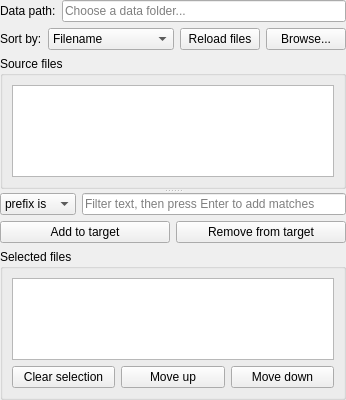
      <widget class="QSplitter" name="splitter">
       <property name="orientation">
        <enum>Qt::Orientation::Vertical</enum>
       </property>
       <widget class="QWidget" name="layoutWidget">
        <layout class="QVBoxLayout" name="verticalLayout">
         <item>
          <layout class="QHBoxLayout" name="horizontalLayout_6">
           <item>
            <widget class="QLabel" name="label_2">
             <property name="sizePolicy">
              <sizepolicy hsizetype="Minimum" vsizetype="Preferred">
               <horstretch>0</horstretch>
               <verstretch>0</verstretch>
              </sizepolicy>
             </property>
             <property name="text">
              <string>Data path:</string>
             </property>
            </widget>
           </item>
           <item>
            <widget class="QLineEdit" name="work_dir">
             <property name="minimumSize">
              <size>
               <width>200</width>
               <height>0</height>
              </size>
             </property>
             <property name="maximumSize">
              <size>
               <width>16777215</width>
               <height>16777215</height>
              </size>
             </property>
             <property name="toolTip">
              <string>Select the folder containing XPCS runs to populate the source list.</string>
             </property>
             <property name="accessibleName">
              <string>Data path</string>
             </property>
             <property name="accessibleDescription">
              <string>Folder path used to load available runs into the source list.</string>
             </property>
             <property name="placeholderText">
              <string>Choose a data folder...</string>
             </property>
             <property name="clearButtonEnabled">
              <bool>true</bool>
             </property>
            </widget>
           </item>
          </layout>
         </item>
         <item>
          <layout class="QHBoxLayout" name="horizontalLayout_2">
           <item>
            <widget class="QLabel" name="label_56">
             <property name="text">
              <string>Sort by:</string>
             </property>
            </widget>
           </item>
           <item>
            <widget class="QComboBox" name="sort_method">
             <property name="toolTip">
              <string>Ordering applied to the source file list.</string>
             </property>
             <property name="accessibleName">
              <string>Source sort method</string>
             </property>
             <property name="accessibleDescription">
              <string>Choose how files are ordered in the source list, such as by filename or acquisition time.</string>
             </property>
             <item>
              <property name="text">
               <string>Filename</string>
              </property>
             </item>
             <item>
              <property name="text">
               <string>Filename-reverse</string>
              </property>
             </item>
             <item>
              <property name="text">
               <string>Index</string>
              </property>
             </item>
             <item>
              <property name="text">
               <string>Index-reverse</string>
              </property>
             </item>
             <item>
              <property name="text">
               <string>Time</string>
              </property>
             </item>
             <item>
              <property name="text">
               <string>Time-reverse</string>
              </property>
             </item>
            </widget>
           </item>
           <item>
            <widget class="QPushButton" name="pushButton_11">
             <property name="sizePolicy">
              <sizepolicy hsizetype="Expanding" vsizetype="Fixed">
               <horstretch>0</horstretch>
               <verstretch>0</verstretch>
              </sizepolicy>
             </property>
             <property name="toolTip">
              <string>Reload files from the selected data path.</string>
             </property>
             <property name="accessibleName">
              <string>Reload files</string>
             </property>
             <property name="accessibleDescription">
              <string>Refresh the source list using the current data folder.</string>
             </property>
             <property name="text">
              <string>Reload files</string>
             </property>
            </widget>
           </item>
           <item>
            <widget class="QPushButton" name="pushButton">
             <property name="sizePolicy">
              <sizepolicy hsizetype="Expanding" vsizetype="Fixed">
               <horstretch>0</horstretch>
               <verstretch>0</verstretch>
              </sizepolicy>
             </property>
             <property name="toolTip">
              <string>Browse to pick a data folder.</string>
             </property>
             <property name="accessibleName">
              <string>Browse for data</string>
             </property>
             <property name="accessibleDescription">
              <string>Opens a folder chooser to select the data directory.</string>
             </property>
             <property name="text">
              <string>Browse...</string>
             </property>
            </widget>
           </item>
          </layout>
         </item>
         <item>
          <widget class="QGroupBox" name="box_source">
           <property name="sizePolicy">
            <sizepolicy hsizetype="Expanding" vsizetype="Expanding">
             <horstretch>20</horstretch>
             <verstretch>0</verstretch>
            </sizepolicy>
           </property>
          <property name="minimumSize">
           <size>
            <width>0</width>
            <height>80</height>
           </size>
          </property>
          <property name="maximumSize">
           <size>
            <width>16777215</width>
            <height>16777215</height>
           </size>
          </property>
          <property name="toolTip">
           <string>Files detected in the selected data folder. Empty until you browse and reload.</string>
          </property>
          <property name="accessibleName">
           <string>Source files</string>
          </property>
          <property name="accessibleDescription">
           <string>List of available XPCS files from the chosen directory.</string>
          </property>
          <property name="title">
           <string>Source files</string>
          </property>
           <layout class="QGridLayout" name="gridLayout_5">
           <item row="0" column="0">
            <widget class="QListView" name="list_view_source">
             <property name="toolTip">
              <string>Available files. Select one or more, then add to the target list.</string>
             </property>
             <property name="accessibleName">
              <string>Source file list</string>
             </property>
             <property name="accessibleDescription">
              <string>Shows files found under the selected data path; empty until a folder is loaded.</string>
             </property>
             <property name="dragEnabled">
              <bool>true</bool>
             </property>
              <property name="alternatingRowColors">
               <bool>true</bool>
              </property>
              <property name="selectionMode">
               <enum>QAbstractItemView::SelectionMode::ExtendedSelection</enum>
              </property>
             </widget>
            </item>
           </layout>
          </widget>
         </item>
        </layout>
       </widget>
       <widget class="QWidget" name="layoutWidget">
        <layout class="QVBoxLayout" name="verticalLayout_2">
         <item>
          <layout class="QHBoxLayout" name="horizontalLayout_3">
           <item>
           <widget class="QComboBox" name="filter_type">
             <item>
              <property name="text">
               <string>prefix is</string>
              </property>
             </item>
             <item>
              <property name="text">
               <string>contains</string>
              </property>
             </item>
             <property name="toolTip">
              <string>Select whether the filter matches a prefix or any substring.</string>
             </property>
             <property name="accessibleName">
              <string>Filter mode</string>
             </property>
             <property name="accessibleDescription">
              <string>Controls how the text filter is applied to the source filenames.</string>
             </property>
           </widget>
          </item>
          <item>
           <widget class="QLineEdit" name="filter_str">
             <property name="sizePolicy">
              <sizepolicy hsizetype="Expanding" vsizetype="Fixed">
               <horstretch>0</horstretch>
               <verstretch>0</verstretch>
              </sizepolicy>
             </property>
            <property name="maximumSize">
             <size>
              <width>16777215</width>
              <height>100</height>
             </size>
            </property>
            <property name="toolTip">
             <string>Type a prefix or substring to filter source files; press Enter to stage matching items.</string>
            </property>
            <property name="accessibleName">
             <string>Filter text</string>
            </property>
            <property name="accessibleDescription">
             <string>Filters filenames in the source list; press Enter to add matches to the target selection.</string>
            </property>
            <property name="placeholderText">
             <string>Filter text, then press Enter to add matches</string>
            </property>
            <property name="clearButtonEnabled">
             <bool>true</bool>
            </property>
           </widget>
           </item>
          </layout>
         </item>
         <item>
          <layout class="QHBoxLayout" name="horizontalLayout">
           <item>
           <widget class="QPushButton" name="pushButton_2">
             <property name="sizePolicy">
              <sizepolicy hsizetype="Expanding" vsizetype="Fixed">
               <horstretch>0</horstretch>
               <verstretch>0</verstretch>
              </sizepolicy>
             </property>
             <property name="maximumSize">
              <size>
               <width>16777215</width>
               <height>16777215</height>
              </size>
             </property>
             <property name="toolTip">
              <string>Add selected or filtered source files to the target list.</string>
             </property>
             <property name="accessibleName">
              <string>Add to target</string>
             </property>
             <property name="accessibleDescription">
              <string>Moves highlighted source items into the target selection for processing.</string>
             </property>
             <property name="text">
              <string>Add to target</string>
             </property>
            </widget>
           </item>
           <item>
            <widget class="QPushButton" name="pushButton_3">
             <property name="sizePolicy">
              <sizepolicy hsizetype="Expanding" vsizetype="Fixed">
               <horstretch>0</horstretch>
               <verstretch>0</verstretch>
              </sizepolicy>
             </property>
             <property name="maximumSize">
              <size>
               <width>16777215</width>
               <height>16777215</height>
              </size>
             </property>
             <property name="toolTip">
              <string>Remove the selected items from the target list.</string>
             </property>
             <property name="accessibleName">
              <string>Remove from target</string>
             </property>
             <property name="accessibleDescription">
              <string>Clears highlighted entries from the target selection.</string>
             </property>
             <property name="text">
              <string>Remove from target</string>
             </property>
            </widget>
           </item>
          </layout>
         </item>
         <item>
         <widget class="QGroupBox" name="box_target">
           <property name="sizePolicy">
            <sizepolicy hsizetype="Expanding" vsizetype="Expanding">
             <horstretch>0</horstretch>
             <verstretch>0</verstretch>
            </sizepolicy>
           </property>
           <property name="minimumSize">
            <size>
             <width>0</width>
             <height>120</height>
            </size>
           </property>
          <property name="maximumSize">
           <size>
            <width>16777215</width>
            <height>16777215</height>
           </size>
          </property>
          <property name="toolTip">
           <string>Files queued for analysis. Starts empty until you add items.</string>
          </property>
          <property name="accessibleName">
           <string>Selected files</string>
          </property>
          <property name="accessibleDescription">
           <string>List of files chosen for processing.</string>
          </property>
          <property name="title">
           <string>Selected files</string>
          </property>
           <layout class="QGridLayout" name="gridLayout_4">
            <item row="1" column="0">
             <layout class="QHBoxLayout" name="horizontalLayout_7">
              <item>
                <widget class="QPushButton" name="btn_deselect">
                <property name="toolTip">
                 <string>Deselect any highlighted items in the selected files list.</string>
                </property>
                <property name="accessibleName">
                 <string>Clear selection</string>
                </property>
                <property name="accessibleDescription">
                 <string>Removes focus from currently highlighted target entries.</string>
                </property>
                <property name="text">
                 <string>Clear selection</string>
                </property>
               </widget>
              </item>
              <item>
                <widget class="QPushButton" name="btn_up">
                <property name="toolTip">
                 <string>Move selected target items up.</string>
                </property>
                <property name="accessibleName">
                 <string>Move up</string>
                </property>
                <property name="accessibleDescription">
                 <string>Reorder the selected target items upward.</string>
                </property>
                <property name="text">
                 <string>Move up</string>
                </property>
               </widget>
              </item>
              <item>
                <widget class="QPushButton" name="btn_down">
                <property name="toolTip">
                 <string>Move selected target items down.</string>
                </property>
                <property name="accessibleName">
                 <string>Move down</string>
                </property>
                <property name="accessibleDescription">
                 <string>Reorder the selected target items downward.</string>
                </property>
                <property name="text">
                 <string>Move down</string>
                </property>
               </widget>
              </item>
             </layout>
            </item>
            <item row="0" column="0">
             <widget class="QListView" name="list_view_target">
              <property name="toolTip">
               <string>Files staged for analysis. Empty until you add items from the source list.</string>
              </property>
              <property name="accessibleName">
               <string>Selected file list</string>
              </property>
              <property name="accessibleDescription">
               <string>Displays files queued for processing; starts empty until items are added.</string>
              </property>
              <property name="selectionMode">
               <enum>QAbstractItemView::SelectionMode::ExtendedSelection</enum>
              </property>
             </widget>
            </item>
           </layout>
          </widget>
         </item>
        </layout>
       </widget>
      </widget>
